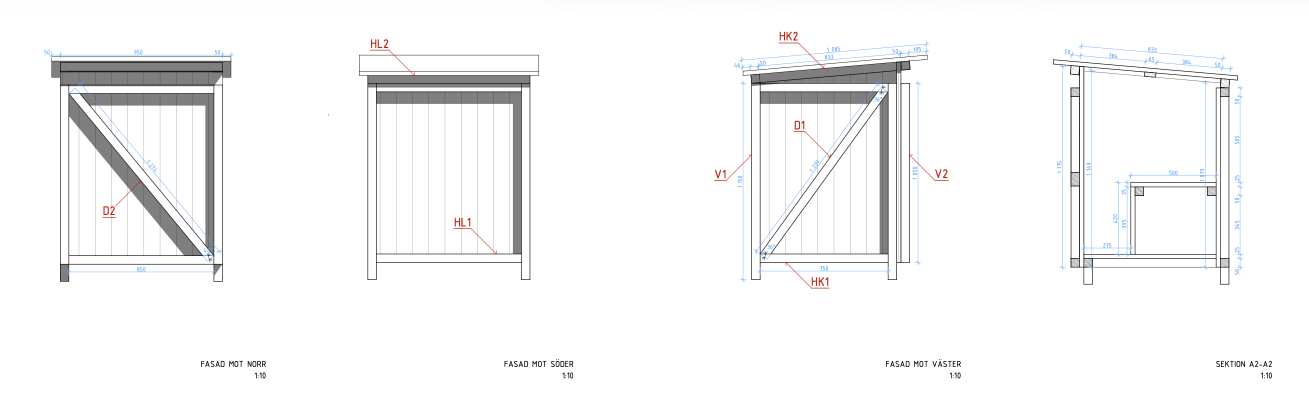
#> input picture drawing-sides.png, 2618 x 818 px (shown at 1/2 size)
$ python make_overlays.py
#> lines starting #> are read from the running program, lines starting #| are printed output that depends on the picture
### dass.py
"""Parametric outdoor-toilet CAD model, renderer, and cut-list generator.

All dimensions are millimetres.  The elevations and reference cut list are the
authority for part sizes; the 900 x 800 plan dimensions are post-centre grid
dimensions within the 950 x 850 outside post envelope.
"""

from __future__ import annotations

import argparse
import csv
import math
from dataclasses import dataclass, fields, replace
from pathlib import Path

import cadquery as cq
import numpy as np
from PIL import Image


@dataclass(frozen=True)
class Design:
    # Primary parameters
    width: float = 950
    depth: float = 850
    frame: float = 50
    cladding: float = 25
    front_post_height: float = 1150
    front_height: float = 1275
    back_height: float = 1150
    door_height: float = 1175
    seat_depth: float = 500
    seat_height: float = 420
    seat_hole_width: float = 270
    seat_hole_depth: float = 330
    seat_support: float = 45
    roof_overhang: float = 65
    roof_thickness: float = 1
    roof_beam_run: float = 833
    door_brace_rise: float = 850
    leg_extension: float = 100
    door_frame_height: float = 1050
    hinge_gap: float = 10
    hinge_pin_radius: float = 6
    hinge_leaf_thickness: float = 5
    roof_hinge_pin_radius: float = 8
    roof_connector_width: float = 65
    roof_connector_thickness: float = 23
    side_back_lift: float = 25

    @property
    def inner_width(self) -> float:
        return self.width - 2 * self.frame

    @property
    def inner_depth(self) -> float:
        return self.depth - 2 * self.frame

    @property
    def interior_width(self) -> float:
        return self.width - 2 * (self.frame + self.cladding)

    # [4 lines left out: function interior_x, not called in this run]

    @property
    def back_wall_front(self) -> float:
        return self.depth - self.frame - self.cladding

    @property
    def plan_grid_width(self) -> float:
        return self.width - self.frame

    @property
    def plan_grid_depth(self) -> float:
        return self.depth - self.frame

    # [9 lines left out: functions side_back_top, side_fall, not called in this run]

    @property
    def roof_run(self) -> float:
        return self.roof_beam_run

    @property
    def roof_rise(self) -> float:
        return self.front_height - self.back_height

    @property
    def roof_angle(self) -> float:
        return math.degrees(math.atan2(self.roof_rise, self.roof_run))

    @property
    def door_bottom(self) -> float:
        return self.leg_extension

    @property
    def door_top(self) -> float:
        return self.door_bottom + self.door_height

    @property
    def roof_frame_depth(self) -> float:
        return self.roof_run + 2 * self.frame

    def validate(self) -> None:
        assert self.frame > 0 and self.cladding > 0
        assert self.width > 2 * self.frame and self.depth > 2 * self.frame
        assert self.front_height > self.back_height >= self.front_post_height > self.seat_height
        assert 0 < self.seat_depth < self.inner_depth
        assert 0 < self.seat_hole_width < self.interior_width
        assert 0 < self.seat_hole_depth < self.seat_depth
        assert self.door_top == self.front_height
    # [9 lines left out: function validate_reference, not called in this run]


@dataclass
class Part:
    name: str
    category: str
    solid: cq.Shape
    length: float
    width: float
    thickness: float
    material: str = "wood"


def box_at(x: float, y: float, z: float, dx: float, dy: float, dz: float) -> cq.Shape:
    return cq.Workplane("XY").box(dx, dy, dz, centered=(False, False, False)).translate((x, y, z)).val()


# [105 lines left out: functions beam_between, rotate_about, single_cut_brace, cut_length, door_brace_endpoints, side_panel, not called in this run]


def build(
    d: Design,
    door_angle: float = 0,
    roof_visible: bool = True,
    roof_lift_angle: float = 0,
) -> tuple[cq.Assembly, list[Part]]:
    d.validate()
    parts: list[Part] = []

    def add(name: str, category: str, solid: cq.Shape, dims: tuple[float, float, float], material: str = "wood") -> None:
        parts.append(Part(name, category, solid, *dims, material))

    # Bottom rails start 100 mm above the post bottoms. No wall, floor, or
    # framing member extends below that datum; only the four posts form legs.
    for side, x in (("left", 0), ("right", d.width - d.frame)):
        add(f"front_post_{side}", "V1",
            box_at(x, 0, 0, d.frame, d.frame, d.front_post_height),
            (d.front_post_height, d.frame, d.frame))
        add(f"back_post_{side}", "V1",
            box_at(x, d.depth - d.frame, 0, d.frame, d.frame, d.back_height),
            (d.back_height, d.frame, d.frame))

    # Horizontal frame around the wall bottoms and tops.
    for y, label in ((0, "front"), (d.depth - d.frame, "back")):
        z = d.leg_extension
        add(f"{label}_bottom", "front opening rail" if label == "front" else "HL1",
            box_at(d.frame, y, z, d.inner_width, d.frame, d.frame),
            (d.inner_width, d.frame, d.frame))
    for x, label in ((0, "left"), (d.width - d.frame, "right")):
        add(f"{label}_bottom", "HK1",
            box_at(x, d.frame, d.leg_extension, d.frame, d.inner_depth, d.frame),
            (d.inner_depth, d.frame, d.frame))
        add(f"{label}_top", "HK1",
            box_at(x, d.frame, d.front_post_height - d.frame,
                   d.frame, d.inner_depth, d.frame),
            (d.inner_depth, d.frame, d.frame))
    # The fixed rear support is distinct from the hinged roof frame.
    roof_slope_length = math.hypot(d.roof_run, d.roof_rise)
    roof_pitch_cos = d.roof_run / roof_slope_length
    roof_pitch_sin = d.roof_rise / roof_slope_length
    roof_contact_y = -d.cladding - d.hinge_gap + d.frame
    roof_pitch_rear_y = roof_contact_y + d.roof_run
    roof_hinge_y = d.depth
    roof_hinge_top = d.back_height + d.frame
    roof_hinge_z = d.back_height + d.roof_hinge_pin_radius
    add("back_top", "HL1",
        box_at(d.frame, d.depth - d.frame, d.back_height - d.frame,
               d.inner_width, d.frame, d.frame),
        (d.inner_width, d.frame, d.frame))

    # [15 lines left out: functions pitch_roof_part, lift_roof_part, not called in this run]

    roof_flat_rear = roof_pitch_rear_y
    roof_flat_front = roof_flat_rear - d.frame - roof_slope_length
    roof_parts: list[tuple[str, str, cq.Shape, tuple[float, float, float], str]] = [
        ("roof_front", "HL2",
         box_at(0, roof_flat_front - d.frame, roof_hinge_top - d.frame,
                d.width, d.frame, d.frame),
         (d.width, d.frame, d.frame), "wood"),
        ("roof_back", "HL2",
         box_at(0, roof_flat_rear - d.frame, roof_hinge_top - d.frame,
                d.width, d.frame, d.frame),
         (d.width, d.frame, d.frame), "wood"),
        ("roof_left", "HK2",
         box_at(0, roof_flat_front, roof_hinge_top - d.frame,
                d.frame, roof_slope_length, d.frame),
         (roof_slope_length, d.frame, d.frame), "wood"),
        ("roof_right", "HK2",
         box_at(d.width - d.frame, roof_flat_front, roof_hinge_top - d.frame,
                d.frame, roof_slope_length, d.frame),
         (roof_slope_length, d.frame, d.frame), "wood"),
        ("roof_middle", "roof connector",
         box_at(
             d.frame,
             (roof_flat_front + roof_flat_rear) / 2 - d.roof_connector_width / 2,
             roof_hinge_top - d.roof_connector_thickness,
             d.inner_width,
             d.roof_connector_width,
             d.roof_connector_thickness,
         ),
         (
             d.inner_width,
             d.roof_connector_width,
             d.roof_connector_thickness,
         ), "wood"),
    ]
    pitched_roof_parts = [pitch_roof_part(solid) for _, _, solid, _, _ in roof_parts]
    for (name, category, _, dims, material), solid in zip(roof_parts, pitched_roof_parts):
        add(name, category, lift_roof_part(solid), dims, material)

    # 25 mm tongue-and-groove wall fields. The lifted back edge rises past the
    # closed roof frame, so each panel is notched where that frame crosses it.
    roof_closed = cq.Compound.makeCompound(pitched_roof_parts)
    add("left_wall", "side cladding",
        side_panel(d, d.frame, False).cut(roof_closed),
        (d.plan_grid_depth, d.door_height, d.cladding))
    add("right_wall", "side cladding",
        side_panel(d, d.width - d.frame, True).cut(roof_closed),
        (d.plan_grid_depth, d.door_height, d.cladding))
    # The back field is fitted between the two side skins, not behind them.
    add("back_wall", "back cladding",
        box_at(d.interior_x, d.back_wall_front,
               d.leg_extension, d.interior_width, d.cladding,
               d.back_height - d.leg_extension),
        (d.interior_width, d.back_height - d.leg_extension, d.cladding))

    # Floor and toilet box fit between the 25 mm side-wall skins.
    interior_x = d.interior_x
    interior_width = d.interior_width
    back_wall_front = d.back_wall_front
    floor_width = interior_width
    floor_depth = back_wall_front
    floor_x = interior_x
    floor_bottom = d.leg_extension + d.frame
    floor_top = floor_bottom + d.cladding
    add("floor", "floor", box_at(floor_x, 0, floor_bottom, floor_width, floor_depth, d.cladding),
        (floor_depth, floor_width, d.cladding), "dark wood")
    add("floor_back_support", "floor support",
        box_at(interior_x, back_wall_front - d.frame, d.leg_extension,
               interior_width, d.frame, d.frame),
        (interior_width, d.frame, d.frame))
    # The floor boards run front to back, so the side bearers carry their long
    # edges between the front opening rail and the back support.
    floor_side_length = back_wall_front - 2 * d.frame
    for label, x in (
        ("left", interior_x),
        ("right", interior_x + interior_width - d.frame),
    ):
        add(f"floor_{label}_support", "floor support",
            box_at(x, d.frame, d.leg_extension,
                   d.frame, floor_side_length, d.frame),
            (floor_side_length, d.frame, d.frame))

    seat_width = interior_width
    seat_x = interior_x
    seat_back = back_wall_front
    seat_front_y = seat_back - d.seat_depth
    seat_top_bottom = floor_top + d.seat_height - d.cladding
    add("seat_front", "seat side",
        box_at(seat_x, seat_front_y, floor_top,
               seat_width, d.cladding, d.seat_height - d.cladding),
        (d.seat_height - d.cladding, seat_width, d.cladding))
    # Oval seat opening, centred in the seat box so the rails stay clear of it.
    seat_hole = (
        cq.Workplane("XY")
        .center(d.width / 2, seat_front_y + d.seat_depth / 2)
        .ellipse(d.seat_hole_width / 2, d.seat_hole_depth / 2)
        .extrude(d.cladding)
        .translate((0, 0, seat_top_bottom))
        .val()
    )
    add("seat_top", "seat top",
        box_at(seat_x, seat_front_y, seat_top_bottom,
               seat_width, d.seat_depth, d.cladding).cut(seat_hole),
        (d.seat_depth, seat_width, d.cladding))
    # Both rails are concealed inside the seat box, immediately below its boards.
    for index, y in enumerate((
        seat_front_y + d.cladding,
        seat_back - d.frame,
    )):
        add(f"seat_rail_{index + 1}", "HL1",
            box_at(seat_x, y, seat_top_bottom - d.frame, seat_width, d.frame, d.frame),
            (seat_width, d.frame, d.frame))
    add("seat_lower_rail", "HL1",
        box_at(seat_x, seat_front_y + d.cladding,
               floor_top, seat_width, d.frame, d.frame),
        (seat_width, d.frame, d.frame))
    # The opening cuts the middle seat boards, so a bearer runs down each side
    # of it, fitted between the two seat rails and flush under the boards.
    seat_support_front = seat_front_y + d.cladding + d.frame
    seat_support_length = (seat_back - d.frame) - seat_support_front
    for label, x in (
        ("left", (d.width - d.seat_hole_width) / 2 - d.seat_support),
        ("right", (d.width + d.seat_hole_width) / 2),
    ):
        add(f"seat_support_{label}", "seat support",
            box_at(x, seat_support_front, seat_top_bottom - d.seat_support,
                   d.seat_support, seat_support_length, d.seat_support),
            (seat_support_length, d.seat_support, d.seat_support))
    # Side braces join the opposite inner corners of each 750 × 950 mm frame.
    # Their geometry is intentionally derived from those corners; the audit
    # reports the small conflict with the nominal 1209 mm / 36° image row.
    for x, label in ((d.frame / 2, "left"), (d.width - d.frame / 2, "right")):
        bottom = (x, d.depth - d.frame, d.leg_extension + d.frame)
        top = (x, d.frame, d.front_post_height - d.frame)
        side_opening = box_at(
            x - d.frame / 2,
            d.frame,
            d.leg_extension + d.frame,
            d.frame,
            d.inner_depth,
            d.front_post_height - d.leg_extension - 2 * d.frame,
        )
        brace = single_cut_brace(bottom, top, d.frame, (1, 0, 0), side_opening)
        add(f"{label}_brace", "D1", brace,
            (cut_length(brace), d.frame, d.frame))

    # Back-wall brace. Its low end shares the rear-left corner with the left
    # side brace, so the bracing runs continuously around that corner. The
    # 850 x 950 opening matches the door frame, so this is a second D2 cut.
    back_brace_bottom = (d.frame, d.depth - d.frame / 2, d.leg_extension + d.frame)
    back_brace_top = (d.width - d.frame, d.depth - d.frame / 2, d.back_height - d.frame)
    back_opening = box_at(
        d.frame,
        d.depth - d.frame,
        d.leg_extension + d.frame,
        d.inner_width,
        d.frame,
        d.back_height - d.leg_extension - 2 * d.frame,
    )
    back_brace = single_cut_brace(
        back_brace_bottom, back_brace_top, d.frame, (0, 1, 0), back_opening
    )
    add("back_brace", "D2", back_brace, (cut_length(back_brace), d.frame, d.frame))

    # The metal sheet is centred over the closed roof frame. Compensate for
    # pitch so its plan-view envelope remains exactly 1050 × 1085 mm.
    roof_width = 1050
    roof_depth = 1085
    roof_frame_box = cq.Compound.makeCompound(pitched_roof_parts).BoundingBox()
    roof_center_x = (roof_frame_box.xmin + roof_frame_box.xmax) / 2
    roof_center_y = (roof_frame_box.ymin + roof_frame_box.ymax) / 2
    roof_flat_depth = (roof_depth - d.roof_thickness * roof_pitch_sin) / roof_pitch_cos
    roof_flat_center_y = roof_pitch_rear_y + (
        roof_center_y - roof_pitch_rear_y - d.roof_thickness * roof_pitch_sin / 2
    ) / roof_pitch_cos
    roof = box_at(
        roof_center_x - roof_width / 2,
        roof_flat_center_y - roof_flat_depth / 2,
        roof_hinge_top,
        roof_width,
        roof_flat_depth,
        d.roof_thickness,
    )
    roof = lift_roof_part(pitch_roof_part(roof))
    if roof_visible:
        add("roof", "metal roof", roof, (roof_depth, roof_width, d.roof_thickness), "metal roof")

    roof_fixed_leaf = box_at(
        d.frame, d.depth, d.back_height - d.frame,
        d.inner_width, d.hinge_leaf_thickness,
        d.frame + d.roof_hinge_pin_radius,
    )
    roof_moving_leaf = pitch_roof_part(box_at(
        d.frame, roof_pitch_rear_y,
        roof_hinge_top - d.frame,
        d.inner_width, d.hinge_leaf_thickness, d.frame,
    ))
    # Pitching swings the leaf's outer bottom corner below the fixed rear rail.
    # Relieve it there so the closed roof seats without fouling the rail.
    roof_moving_leaf = roof_moving_leaf.cut(
        box_at(0, 0, 0, d.width, d.depth, d.back_height)
    )
    roof_moving_leaf = lift_roof_part(roof_moving_leaf)
    roof_hinge_pin = (
        cq.Workplane("YZ")
        .center(roof_hinge_y, roof_hinge_z)
        .circle(d.roof_hinge_pin_radius)
        .extrude(d.inner_width)
        .translate((d.frame, 0, 0))
        .val()
    )
    add("roof_hinge_fixed", "roof hinge leaf", roof_fixed_leaf,
        (d.inner_width, d.frame + d.roof_hinge_pin_radius, d.hinge_leaf_thickness), "metal")
    add("roof_hinge_moving", "roof hinge leaf", roof_moving_leaf,
        (d.inner_width, d.frame, d.hinge_leaf_thickness), "metal")
    add("roof_hinge_pin", "roof hinge pin", roof_hinge_pin,
        (d.inner_width, 2 * d.roof_hinge_pin_radius, 2 * d.roof_hinge_pin_radius), "metal")

    # Door panel and frame rotate about a pin offset from the front-right post.
    # The gap keeps this separately manufactured moving assembly from merging
    # visually or geometrically into the fixed structure.
    hinge_x = d.width
    hinge_y = -d.hinge_gap / 2
    door_width = d.width
    door_height = d.door_height
    door_frame_bottom = d.door_bottom
    door_frame_top = door_frame_bottom + d.door_frame_height
    door_brace_top, door_brace_bottom = door_brace_endpoints(d)
    door_brace_solid = single_cut_brace(
        door_brace_bottom, door_brace_top, d.frame, (0, 1, 0),
        box_at(d.frame, -d.frame - d.cladding - d.hinge_gap, door_frame_bottom + d.frame,
               d.inner_width, d.frame, d.door_frame_height - 2 * d.frame),
    )
    door_parts: list[tuple[str, cq.Shape, tuple[float, float, float], str]] = [
        ("door_panel", box_at(0, -d.cladding - d.hinge_gap,
                              d.door_bottom,
                              door_width, d.cladding, door_height),
         (door_height, door_width, d.cladding), "cladding"),
        ("door_left", box_at(0, -d.frame - d.cladding - d.hinge_gap, door_frame_bottom,
                             d.frame, d.frame, d.door_frame_height),
         (d.door_frame_height, d.frame, d.frame), "V2"),
        ("door_right", box_at(d.width - d.frame, -d.frame - d.cladding - d.hinge_gap, door_frame_bottom,
                              d.frame, d.frame, d.door_frame_height),
         (d.door_frame_height, d.frame, d.frame), "V2"),
        # The stiles run the full frame height, so the rails fit between them.
        ("door_bottom", box_at(d.frame, -d.frame - d.cladding - d.hinge_gap, door_frame_bottom,
                               d.inner_width, d.frame, d.frame),
         (d.inner_width, d.frame, d.frame), "HL2"),
        ("door_top", box_at(d.frame, -d.frame - d.cladding - d.hinge_gap, door_frame_top - d.frame,
                            d.inner_width, d.frame, d.frame),
         (d.inner_width, d.frame, d.frame), "HL2"),
        ("door_brace", door_brace_solid,
         (cut_length(door_brace_solid), d.frame, d.frame), "D2"),
    ]
    for name, solid, dims, category in door_parts:
        if door_angle:
            solid = solid.rotate((hinge_x, hinge_y, d.door_bottom),
                                 (hinge_x, hinge_y, d.door_bottom + 1), door_angle)
        add(name, category, solid, dims)
    for index, z in enumerate((225, 825), start=1):
        hinge_z = z + d.door_bottom
        fixed_leaf = box_at(
            d.width - d.frame, hinge_y, hinge_z,
            d.frame, d.hinge_leaf_thickness, 150,
        )
        moving_leaf = box_at(
            d.width - d.hinge_leaf_thickness,
            -d.hinge_gap,
            hinge_z,
            d.hinge_leaf_thickness,
            d.hinge_gap / 2,
            150,
        )
        if door_angle:
            moving_leaf = moving_leaf.rotate(
                (hinge_x, hinge_y, d.door_bottom),
                (hinge_x, hinge_y, d.door_bottom + 1),
                door_angle,
            )
        pin = (
            cq.Workplane("XY")
            .center(hinge_x, hinge_y)
            .circle(d.hinge_pin_radius)
            .extrude(150)
            .translate((0, 0, hinge_z))
            .val()
        )
        add(f"hinge_fixed_{index}", "hinge leaf", fixed_leaf,
            (150, d.frame, d.hinge_leaf_thickness), "metal")
        add(f"hinge_door_{index}", "hinge leaf", moving_leaf,
            (150, d.frame + d.hinge_gap / 2, d.hinge_leaf_thickness), "metal")
        add(f"door_hinge_{index}", "hinge pin", pin,
            (150, 2 * d.hinge_pin_radius, 2 * d.hinge_pin_radius), "metal")

    assembly = cq.Assembly(name="dass")
    colors = {
        "wood": cq.Color(0.72, 0.54, 0.32),
        "cladding": cq.Color(0.82, 0.69, 0.46),
        "dark wood": cq.Color(0.22, 0.15, 0.09),
        "roof": cq.Color(0.23, 0.27, 0.28),
        "metal roof": cq.Color(0.43, 0.48, 0.50),
        "metal": cq.Color(0.16, 0.17, 0.18),
    }
    for p in parts:
        assembly.add(p.solid, name=p.name, color=colors.get(p.material, colors["wood"]))
    return assembly, parts


# [124 lines left out: functions write_cutlist, render, main, not called in this run]


# [2 lines that do not run on import are left out]

### make_overlays.py
"""Create repeatable drawing crops and red-line overlays for visual validation."""

from pathlib import Path

from PIL import Image

from dass import Design, build, render


ROOT = Path(__file__).parent
OUTPUT = ROOT / "build" / "drawing-comparison"


# [18 lines left out: function red_line_overlay, not called in this run]


def main() -> None:
    OUTPUT.mkdir(parents=True, exist_ok=True)
    drawing = Image.open(ROOT / "drawing-sides.png")
#> drawing is the input picture: PIL image 2618x818 RGBA; mean R, G, B, A 246.4, 246.5, 246.8, 255
    crops = {
        # Tight crops around the model outlines, excluding titles and most callouts.
        "door-front": (90, 80, 475, 555),
        "side-frame": (1455, 75, 1780, 570),
        "seat-section": (2105, 80, 2470, 570),
    }
    crop_paths: dict[str, Path] = {}
    for name, bounds in crops.items():
        path = OUTPUT / f"drawing-{name}.png"
        drawing.crop(bounds).save(path)
        crop_paths[name] = path
#> this loop made 3 passes
#> pass 1, in main, `drawing.crop(bounds).save(path)`:
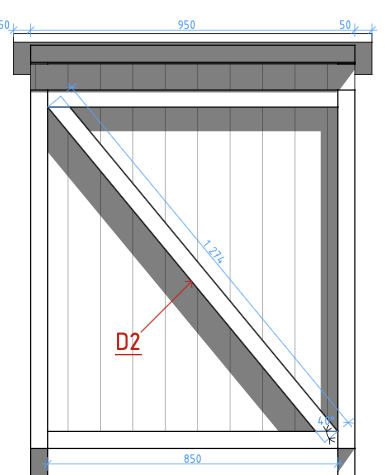
#> saved as drawing-door-front.png: PIL image 385x475 RGBA; mean R, G, B, A 217.8, 218.1, 218.7, 255
#> pass 2, in main, `drawing.crop(bounds).save(path)`:
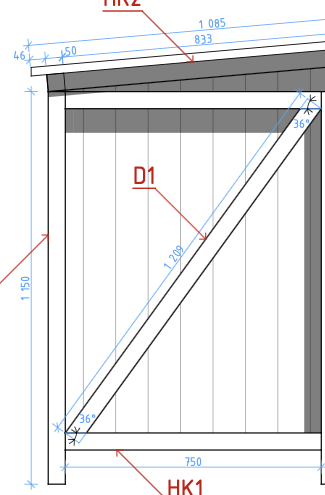
#> saved as drawing-side-frame.png: PIL image 325x495 RGBA; mean R, G, B, A 230.1, 230.2, 231.3, 255
#> after the loop, crop_paths = 3 items

    design = Design()
    _, closed_parts = build(design, door_angle=0, roof_visible=False)
    front_render = OUTPUT / "render-door-front.png"
    render(
        closed_parts,
        design,
        front_render,
        size=(735, 960),
        eye=(design.width / 2, -3000, design.front_height / 2),
        target=(design.width / 2, 0, design.front_height / 2),
    )
    red_line_overlay(
        front_render,
        crop_paths["door-front"],
        OUTPUT / "overlay-door-front.png",
        drawing_outline=(10, 35, 375, 455),
        render_outline=(50, 50, 685, 910),
    )

    section_names = {
        "front_post_left", "back_post_left", "left_bottom", "left_top",
        "floor", "seat_front", "seat_top", "seat_rail_1", "seat_rail_2",
        "seat_lower_rail",
    }
    section_parts = [part for part in closed_parts if part.name in section_names]
    section_render = OUTPUT / "render-seat-section.png"
    render(
        section_parts,
        design,
        section_render,
        size=(720, 975),
        eye=(3000, design.depth / 2, design.front_height / 2),
        target=(0, design.depth / 2, design.front_height / 2),
    )
    red_line_overlay(
        section_render,
        crop_paths["seat-section"],
        OUTPUT / "overlay-seat-section.png",
        drawing_outline=(35, 35, 350, 490),
        render_outline=(50, 50, 670, 925),
    )
    print(f"Wrote drawing crops and overlays to {OUTPUT}")


if __name__ == "__main__":
    main()
#> (the call stopped at in box_at, `return cq.Workplane("XY").box(dx, dy, dz, centered=(False, False, Fals..`: cadquery is not available in this run)
